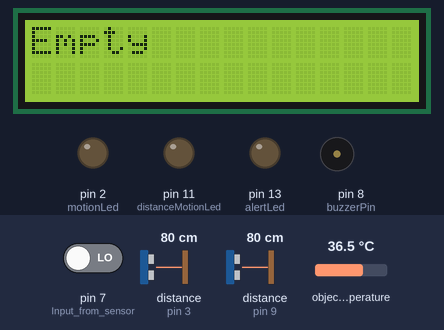
The sketch below on a simulated Arduino Uno, built with avr-gcc and run on an emulated ATmega328P. Parts: 16×2 character LCD, output pins drawn as LEDs (lit = HIGH), buzzer (waves = sounding, pin HIGH). Wiring (inferred from the names in the program): 2 × ultrasonic range finder: trigger pin 4, echo pin 3 / trigger pin 10, echo pin 9. Inputs (shaded band) come from the test bench; at power-on: distance to the obstacle (sensors on pin 3, pin 9) 80 cm, pin 7 (Input_from_sensor) LOW, object temperature 36.5 °C. The echo pulse lasts 58.3 µs per cm; pins used as bus, display or sensor lines are not drawn.

Above: at 1.6 s.
1.7 s: distance to the obstacle (sensor on pin 3) set to 25 cm
3.3 s: distance to the obstacle (sensor on pin 3) set to 19 cm
At 4.5 s:
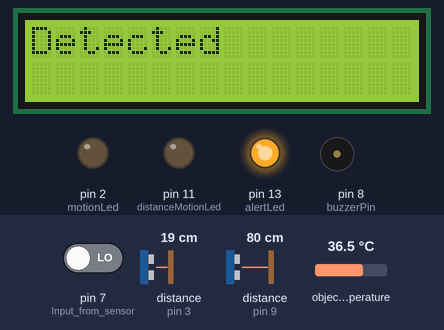
7.4 s: distance to the obstacle (sensor on pin 9) set to 24 cm
11.5 s: distance to the obstacle (sensor on pin 9) set to 20 cm
At 15.0 s:
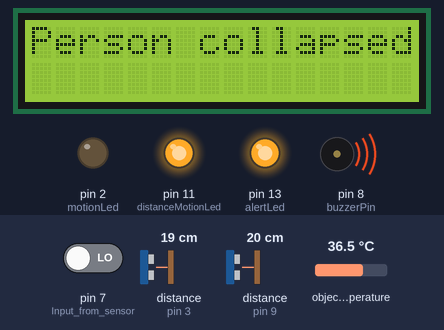
19.7 s: pin 7 (Input_from_sensor) driven HIGH
At 23.6 s:
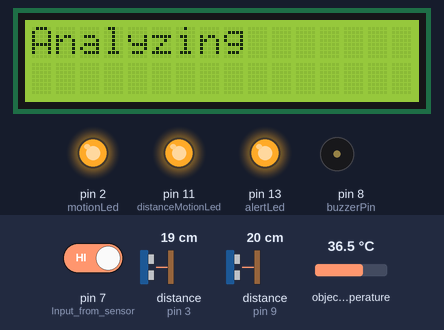
23.8 s: distance to the obstacle (sensor on pin 3) set to 35 cm
At 26.4 s:
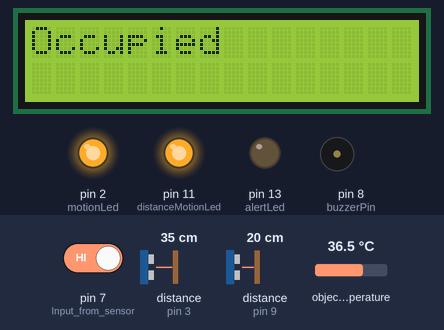
Timing chart, 0 to 27.7 s (numbered marks = the images above; inputs shaded):
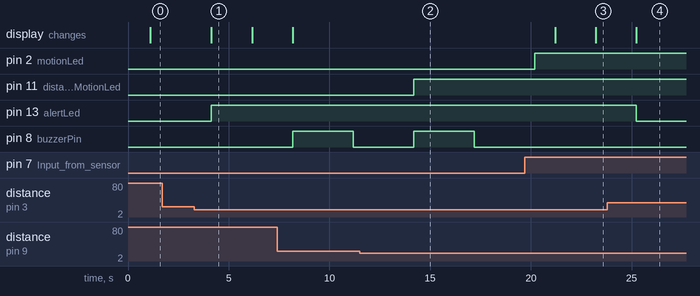

The sketch:

Arduino.ino
```cpp
#include <Adafruit_MLX90614.h>
#include <LiquidCrystal_I2C.h>
#include <SoftwareSerial.h>

Adafruit_MLX90614 mlx = Adafruit_MLX90614();

LiquidCrystal_I2C lcd(0x27, 16, 2);

SoftwareSerial espSerial(5, 6);

const int motionLed = 2;
const int distanceMotionLed =  11;
const int alertLed = 13;

int buzzerPin = 8;

int trigPin = 4;    // Trigger
int echoPin = 3;    // Echo
int trigPin1 = 10;    // Trigger
int echoPin1 = 9;    // Echo

long duration, cm, inches;
long duration1, cm1, inches1;

bool detected = false;
bool detected1 = false;
bool firstTime = true;
bool goInsideLoop = false;

int loopCounter = 0;

void setup() {
  Serial.begin(9600);// setup Serial Monitor to display information
  espSerial.begin(115200);

  lcd.begin();

  while (!Serial);

  if (!mlx.begin()) {
    Serial.println("Error connecting to MLX sensor. Check wiring.");
    while (1);
  };

  pinMode(motionLed, OUTPUT);
  pinMode(distanceMotionLed, OUTPUT);
  pinMode(alertLed, OUTPUT);

  pinMode(7, INPUT);// Input from sensor

  pinMode(trigPin, OUTPUT);
  pinMode(echoPin, INPUT);
  pinMode(trigPin1, OUTPUT);
  pinMode(echoPin1, INPUT);

  pinMode(buzzerPin, OUTPUT);
}

void loop() {

  if(loopCounter == 15){
     loopCounter = 0;
  }

  int motion =digitalRead(7);

  digitalWrite(trigPin, LOW);
  delayMicroseconds(5);
  digitalWrite(trigPin, HIGH);
  delayMicroseconds(10);
  digitalWrite(trigPin, LOW);

  pinMode(echoPin, INPUT);
  duration = pulseIn(echoPin, HIGH);
  cm = (duration/2) / 29.1;

  digitalWrite(trigPin1, LOW);
  delayMicroseconds(5);
  digitalWrite(trigPin1, HIGH);
  delayMicroseconds(10);
  digitalWrite(trigPin1, LOW);

  pinMode(echoPin1, INPUT);
  duration1 = pulseIn(echoPin1, HIGH);
  cm1 = (duration1/2) / 29.1;

  if(firstTime == false){

     if(cm1 <= 20 ){
      digitalWrite(distanceMotionLed, HIGH);
    }

    else{
      digitalWrite(distanceMotionLed, LOW);
    }

    if(motion){
      digitalWrite(motionLed, HIGH);
    }

     else{
      digitalWrite(motionLed, LOW);
    }

    if(cm <= 20){
       digitalWrite(alertLed, HIGH);
    }

     else{
      digitalWrite(alertLed, LOW);
    }

    if(((motion && cm1 <= 20) && cm > 20) || ((motion && cm1 < 20) && cm <= 20)){
        lcd.clear();
        lcd.setCursor(0,0);
        lcd.print("Detected");

        delay(2000);

        lcd.clear();

        lcd.setCursor(0,0);
        lcd.print("Analyzing");

        delay(2000);

        digitalWrite(trigPin1, LOW);
        delayMicroseconds(5);
        digitalWrite(trigPin1, HIGH);
        delayMicroseconds(10);
        digitalWrite(trigPin1, LOW);

        pinMode(echoPin1, INPUT);
        duration1 = pulseIn(echoPin1, HIGH);

        cm1 = (duration1/2) / 29.1;

        motion =digitalRead(7);

        digitalWrite(trigPin, LOW);
        delayMicroseconds(5);
        digitalWrite(trigPin, HIGH);
        delayMicroseconds(10);
        digitalWrite(trigPin, LOW);

        pinMode(echoPin, INPUT);
        duration = pulseIn(echoPin, HIGH);
        cm = (duration/2) / 29.1;

        if(cm1 <= 20 ){
          digitalWrite(distanceMotionLed, HIGH);
        }

        else{
          digitalWrite(distanceMotionLed, LOW);
        }

        if(motion){
          digitalWrite(motionLed, HIGH);
        }

         else{
          digitalWrite(motionLed, LOW);
        }

        if(cm <= 20){
           digitalWrite(alertLed, HIGH);
        }

         else{
          digitalWrite(alertLed, LOW);
        }

        if(cm1 <= 20 && motion){
          lcd.clear();

          int loopDisplay = 0;

          for(;;){
            if(loopDisplay == 15){
              loopDisplay = 0;
            }

            digitalWrite(trigPin1, LOW);
            delayMicroseconds(5);
            digitalWrite(trigPin1, HIGH);
            delayMicroseconds(10);
            digitalWrite(trigPin1, LOW);

            pinMode(echoPin1, INPUT);
            duration1 = pulseIn(echoPin1, HIGH);

            cm1 = (duration1/2) / 29.1;

            motion =digitalRead(7);

            digitalWrite(trigPin, LOW);
            delayMicroseconds(5);
            digitalWrite(trigPin, HIGH);
            delayMicroseconds(10);
            digitalWrite(trigPin, LOW);

            pinMode(echoPin, INPUT);
            duration = pulseIn(echoPin, HIGH);
            cm = (duration/2) / 29.1;

            if(cm1 <= 20 ){
              digitalWrite(distanceMotionLed, HIGH);
            }

            else{
              digitalWrite(distanceMotionLed, LOW);
            }

            if(motion){
              digitalWrite(motionLed, HIGH);
            }

             else{
              digitalWrite(motionLed, LOW);
            }

            if(cm <= 20){
               digitalWrite(alertLed, HIGH);
            }

             else{
              digitalWrite(alertLed, LOW);
            }

            if(cm1 > 20 && !motion){
              break;
            }

            if(loopDisplay == 0){
              lcd.setCursor(0,0);
              lcd.print("Occupied");
            }

              digitalWrite(trigPin, LOW);
              delayMicroseconds(5);
              digitalWrite(trigPin, HIGH);
              delayMicroseconds(10);
              digitalWrite(trigPin, LOW);

              pinMode(echoPin, INPUT);
              duration = pulseIn(echoPin, HIGH);

              cm = (duration/2) / 29.1;

              String celcius = String(mlx.readObjectTempC());

              if(loopDisplay == 0){
                 espSerial.println(String(celcius + "%1%" + cm + "$"));
              }

              delay(1000);

              loopDisplay++;
          }
        }

        else{
          lcd.clear();

          lcd.setCursor(0,0);
          lcd.print("Empty");

          digitalWrite(trigPin, LOW);
          delayMicroseconds(5);
          digitalWrite(trigPin, HIGH);
          delayMicroseconds(10);
          digitalWrite(trigPin, LOW);

          pinMode(echoPin, INPUT);
          duration = pulseIn(echoPin, HIGH);

          cm = (duration/2) / 29.1;

          String celcius = String(mlx.readObjectTempC());
        }

      detected = true;
      detected1 = false;

      digitalWrite(trigPin, LOW);
        delayMicroseconds(5);
        digitalWrite(trigPin, HIGH);
        delayMicroseconds(10);
        digitalWrite(trigPin, LOW);

        pinMode(echoPin, INPUT);
        duration = pulseIn(echoPin, HIGH);

        cm = (duration/2) / 29.1;

        String celcius = String(mlx.readObjectTempC());

        if(loopCounter == 0){
           espSerial.println(String(celcius + "%0%" + cm + "$"));
        }
  }

  else{
        if(cm <= 20 && (cm1 > 20 && !motion)){
          lcd.clear();
          lcd.setCursor(0,0);
          lcd.print("Detected");

          delay(2000);

          lcd.clear();

          lcd.setCursor(0,0);
          lcd.print("Analyzing");

          delay(2000);

          digitalWrite(trigPin, LOW);
          delayMicroseconds(5);
          digitalWrite(trigPin, HIGH);
          delayMicroseconds(10);
          digitalWrite(trigPin, LOW);

          pinMode(echoPin, INPUT);
          duration = pulseIn(echoPin, HIGH);

          cm = (duration/2) / 29.1;

          motion =digitalRead(7);

          digitalWrite(trigPin1, LOW);
          delayMicroseconds(5);
          digitalWrite(trigPin1, HIGH);
          delayMicroseconds(10);
          digitalWrite(trigPin1, LOW);

          pinMode(echoPin1, INPUT);
          duration1 = pulseIn(echoPin1, HIGH);
          cm1 = (duration1/2) / 29.1;

          if(cm1 <= 20 ){
            digitalWrite(distanceMotionLed, HIGH);
          }

          else{
            digitalWrite(distanceMotionLed, LOW);
          }

          if(motion){
            digitalWrite(motionLed, HIGH);
          }

           else{
            digitalWrite(motionLed, LOW);
          }

          if(cm <= 20){
             digitalWrite(alertLed, HIGH);
          }

           else{
            digitalWrite(alertLed, LOW);
          }


          if(cm <= 20 && (cm1 > 20 && !motion)){
            int loopDispay = 0;

            for(;;){
              if(loopDispay == 3){
                loopDispay = 0;
              }

              digitalWrite(trigPin, LOW);
              delayMicroseconds(5);
              digitalWrite(trigPin, HIGH);
              delayMicroseconds(10);
              digitalWrite(trigPin, LOW);

              pinMode(echoPin, INPUT);
              duration = pulseIn(echoPin, HIGH);

              cm = (duration/2) / 29.1;

              motion =digitalRead(7);

              digitalWrite(trigPin1, LOW);
              delayMicroseconds(5);
              digitalWrite(trigPin1, HIGH);
              delayMicroseconds(10);
              digitalWrite(trigPin1, LOW);

              pinMode(echoPin1, INPUT);
              duration1 = pulseIn(echoPin1, HIGH);
              cm1 = (duration1/2) / 29.1;

              if(cm1 <= 20 ){
                digitalWrite(distanceMotionLed, HIGH);
              }

              else{
                digitalWrite(distanceMotionLed, LOW);
              }

              if(motion){
                digitalWrite(motionLed, HIGH);
              }

               else{
                digitalWrite(motionLed, LOW);
              }

              if(cm <= 20){
                 digitalWrite(alertLed, HIGH);
              }

               else{
                digitalWrite(alertLed, LOW);
              }

              if(cm > 20 || (cm <= 20 && (cm1 < 20 && motion))){
                detected1 = false;
                goInsideLoop = true;

                break;
              }

              if(loopDispay == 0){
                lcd.clear();
                lcd.setCursor(0,0);
                lcd.print("Person collapsed");
              }

              String celcius = String(mlx.readObjectTempC());

              if(loopDispay == 0){
                espSerial.println(String(celcius + "%0%" + cm + "$"));
              }

              analogWrite(buzzerPin, 255);
              delay(3000);//wait for 1ms
              digitalWrite(buzzerPin,LOW);
              delay(3000);//wait for 1ms

              loopDispay++;
            }

          }

          else{
            lcd.clear();

            lcd.setCursor(0,0);
            lcd.print("Empty");

            digitalWrite(trigPin, LOW);
            delayMicroseconds(5);
            digitalWrite(trigPin, HIGH);
            delayMicroseconds(10);
            digitalWrite(trigPin, LOW);

            pinMode(echoPin, INPUT);
            duration = pulseIn(echoPin, HIGH);

            cm = (duration/2) / 29.1;

            String celcius = String(mlx.readObjectTempC());

            //espSerial.println(String(celcius + "%0%" + cm + "$"));
          }
        }

        else{
            if(detected1 == false){
            lcd.clear();

            lcd.setCursor(0,0);
            lcd.print("Empty");

            digitalWrite(trigPin, LOW);
            delayMicroseconds(5);
            digitalWrite(trigPin, HIGH);
            delayMicroseconds(10);
            digitalWrite(trigPin, LOW);

            pinMode(echoPin, INPUT);
            duration = pulseIn(echoPin, HIGH);

            cm = (duration/2) / 29.1;

            String celcius = String(mlx.readObjectTempC());

            //espSerial.println(String(celcius + "%0%" + cm + "$"));
          }
        }

      detected = false;

      if(goInsideLoop == false){
        detected1 = true;
        goInsideLoop = false;
      }

        goInsideLoop = false;

       digitalWrite(trigPin, LOW);
        delayMicroseconds(5);
        digitalWrite(trigPin, HIGH);
        delayMicroseconds(10);
        digitalWrite(trigPin, LOW);

        pinMode(echoPin, INPUT);
        duration = pulseIn(echoPin, HIGH);

        cm = (duration/2) / 29.1;

        String celcius = String(mlx.readObjectTempC());

        if(loopCounter == 0){
           espSerial.println(String(celcius + "%0%" + cm + "$"));
        }
  }
}

  firstTime = false;

  loopCounter++;
  delay(1000);
}
```

Measured:
- the behaviour switches between 22 and 21 cm on distance to the obstacle (sensor on pin 3) (found by bisection; images 0 and 1)
- the behaviour switches between 22 and 21 cm on distance to the obstacle (sensor on pin 9) (found by bisection; images 1 and 2)
- after the input at 1.7 s, every drawn part: stays the same
- after the input at 3.3 s, pin 13 (alertLed): LOW → HIGH after 0.83 s; the display: changes after 0.84 s (image 1)
- after the input at 11.5 s, pin 11 (distanceMotionLed): LOW → HIGH after 2.7 s
- after the input at 19.7 s, pin 2 (motionLed): LOW → HIGH after 0.49 s; pin 8 (buzzerPin): stays LOW (without the input it goes to HIGH after 0.49 s); the display: first changes after 1.5 s (image 3 shows a later state)
- after the input at 23.8 s, pin 13 (alertLed): HIGH → LOW after 1.4 s
- what the display in image 1 shows lasts 2.1 s, from 4.1 s to 6.2 s
